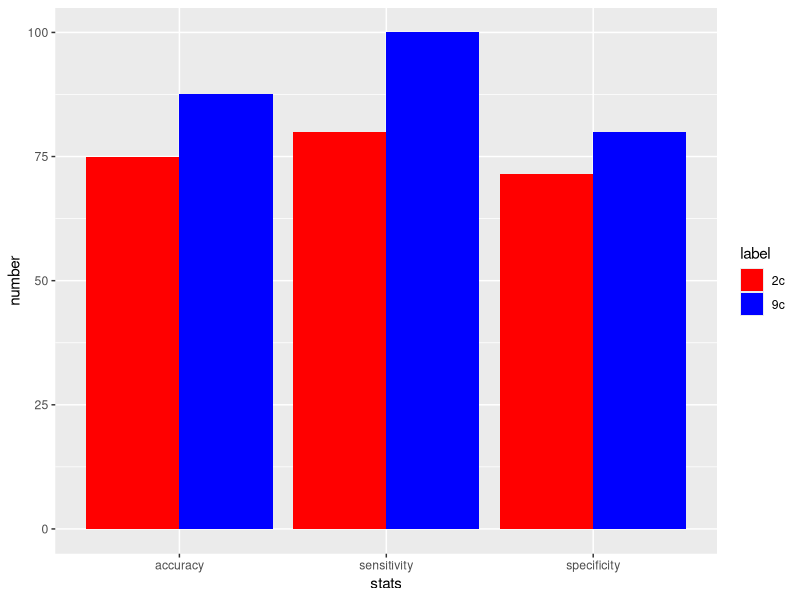

This figure's R source:

rm(list = setdiff(ls(), lsf.str()))
library(ggplot2)
library(plyr)
library(grid)

D=read.csv("stats.csv",header=TRUE)

pdf("2_9c_bar.pdf" ) 
p=ggplot(data=D, aes(x=stats, y=number, fill=label)) +
    geom_bar(stat="identity", position=position_dodge())
p+scale_fill_manual(values=c("red","blue"))
dev.off() 
